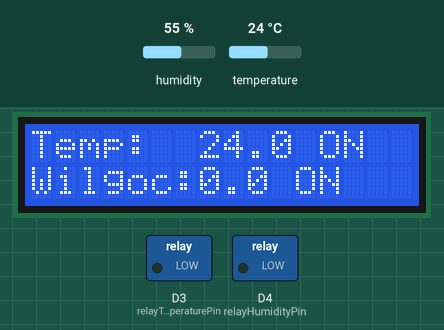
Bench run of a sketch on a simulated ESP8266 (NodeMCU). Shown: 16×2 character LCD, switched loads named in the sketch (green lamp = pin HIGH). The inputs (shaded band) are chosen by the test bench; at power-on: temperature 24 °C, humidity 55 %.

Above: at 1.29 s.
1.3 s: temperature set to 12 °C
At 2.5 s:
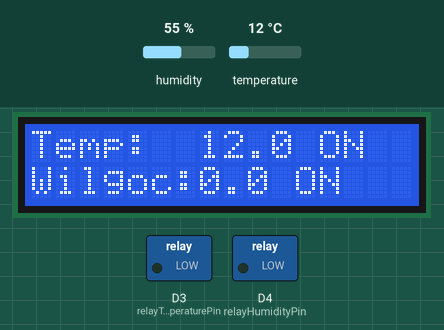
2.8 s: temperature set to 19 °C
At 3.5 s:
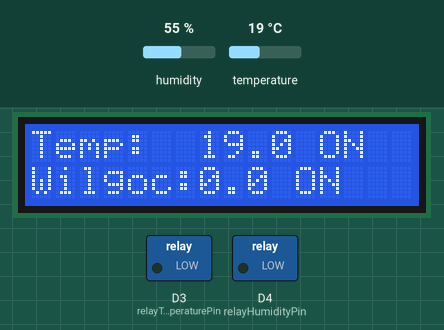
4.3 s: temperature set to 28 °C
At 4.7 s:
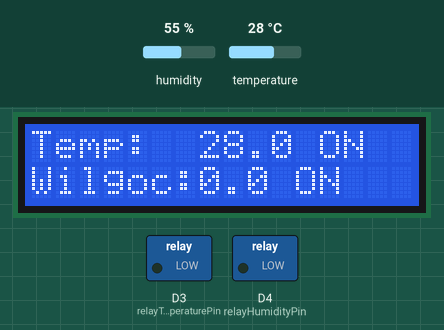
Timing chart, 0 to 7.3 s (numbered marks = the images above; inputs shaded):
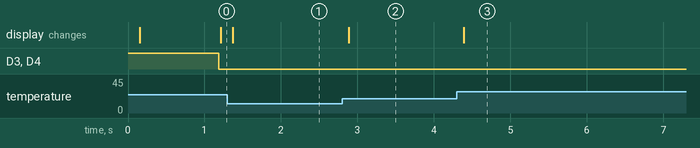

Measured:
- after the input at 1.3 s, the display: changes after 0.07 s (image 1)
- after the input at 2.8 s, the display: changes after 0.09 s (image 2)
- after the input at 4.3 s, the display: changes after 0.09 s (image 3)

The sketch:

lodowka_gotowa.ino
```cpp
#include <Wire.h> // Library for I2C communication
#include <LiquidCrystal_I2C.h> // Library for LCD
#include <SPI.h>
#include <SHT3x.h>

LiquidCrystal_I2C lcd(0x3F, 16, 2);
SHT3x sensor;

float humidity;
float temperature;

char humidityMessage[16];
char temperatureMessage[16];

int relayTemperaturePin = D3;
int relayHumidityPin = D4;

const float SET_TEMPERATURE = 12.0;
const float SET_HUMIDITY = 80.0;
const float TEMPERATURE_HYSTERESIS = 1.5;
const float HUMIDITY_HYSTERESIS = 2.5;

#define LOOP_PERIOD_MS  1000 // 1 sec
#define INTERVAL  1 // 2 mins

uint32_t startMillis = 0;
uint32_t currentMillis = 0;
uint16_t loopCnt = 0;

void setup() {
    Serial.begin(9600);
    while (!Serial) continue;

    pinMode(relayTemperaturePin, OUTPUT);
    digitalWrite(relayTemperaturePin, HIGH);
    pinMode(relayHumidityPin, OUTPUT);
    digitalWrite(relayHumidityPin, HIGH);

    sensor.Begin();
    lcd.init();
    lcd.backlight();

    startMillis = millis();
}

void loop() {
    currentMillis = millis();
    temperature = sensor.GetTemperature();
    humidity = sensor.GetRelHumidity();
    sensor.UpdateData();
    if (currentMillis - startMillis >= LOOP_PERIOD_MS) {
        startMillis = currentMillis;

        if (!(loopCnt % (INTERVAL * 60))) {
            handleTemperatureRelay(temperature);
            handleHumidityRelay(humidity);
        }
        loopCnt++;
    }

    printOnLcd(temperature, humidity);
}

void printOnLcd(float temperature, float humidity) {
    String tempRelayState = getRelayState(relayTemperaturePin);
    String humidityRelayState = getRelayState(relayHumidityPin);

    sprintf(temperatureMessage, "Temp:  %.1f %s", temperature, const_cast<char *>(tempRelayState.c_str()));
    sprintf(humidityMessage, "Wilgoc:%.1f %s", humidity, const_cast<char *>(humidityRelayState.c_str()));
    lcd.setCursor(0, 0);
    lcd.print(temperatureMessage); // Print the string "Hello World!"
    lcd.setCursor(0, 1); //Set the cursor on the third column and the second row (counting starts at 0!).
    lcd.print(humidityMessage);
}

void handleTemperatureRelay(float temperature) {
    if (temperature - TEMPERATURE_HYSTERESIS / 2 >= SET_TEMPERATURE) {
        digitalWrite(relayTemperaturePin, LOW);
    } else if (temperature + TEMPERATURE_HYSTERESIS / 2 <= SET_TEMPERATURE) {
        digitalWrite(relayTemperaturePin, HIGH);
    }
}

void handleHumidityRelay(float humidity) {
    if (humidity - HUMIDITY_HYSTERESIS / 2 <= SET_HUMIDITY) {
        digitalWrite(relayHumidityPin, LOW);
    } else if (humidity + HUMIDITY_HYSTERESIS / 2 >= SET_HUMIDITY) {
        digitalWrite(relayHumidityPin, HIGH);
    }
}

String getRelayState(int relayPin) {
    boolean relayState = digitalRead(relayPin);
    String relayMessage;

    if (relayState) {
        relayMessage = "OFF";
    } else {
        relayMessage = "ON ";
    }
    return relayMessage;
}
```
